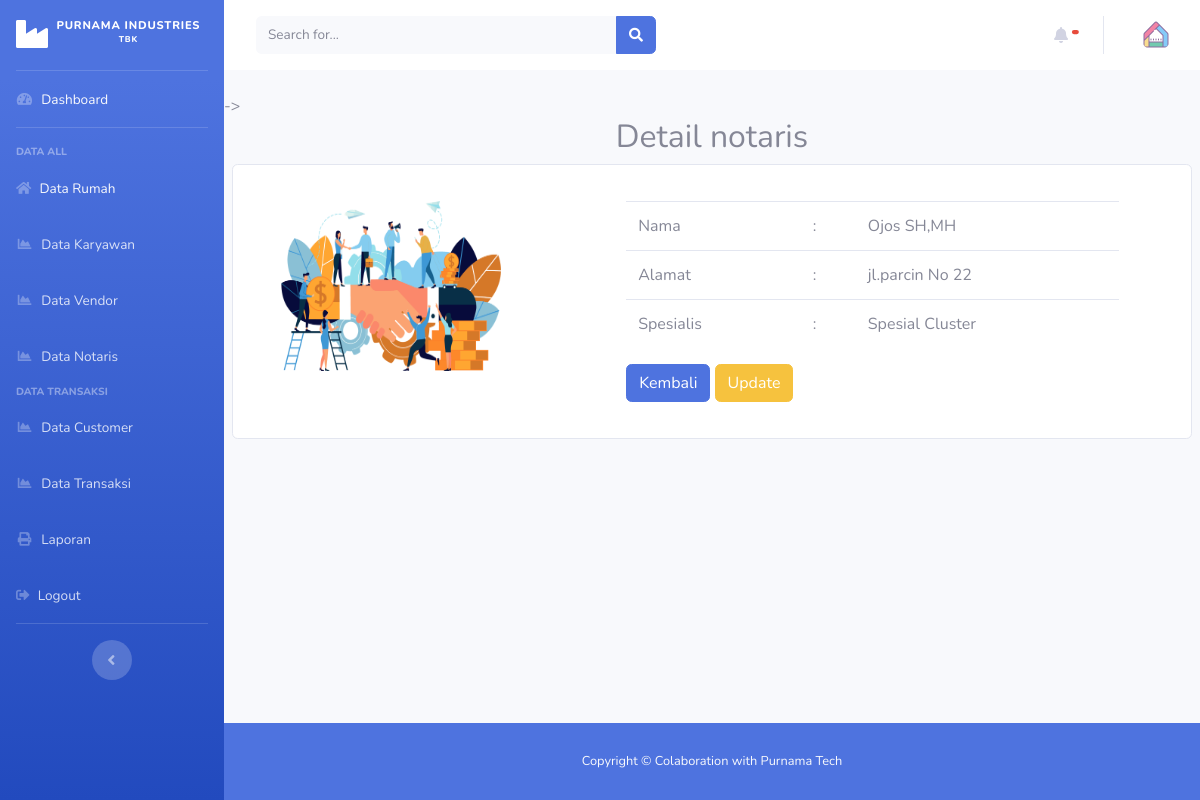
The page /admin/notaris/detail_notaris/2 on the database its author committed.
### tables this page shows
CREATE TABLE `notaris` (
  `id_notaris` int(11) NOT NULL,
  `nama` varchar(20) NOT NULL,
  `alamat` varchar(20) NOT NULL,
  `spesialis` varchar(20) NOT NULL
);

### application/controllers/admin/notaris.php (called while the page is built, shortened)
<?php
class Notaris extends CI_Controller
{
    public function detail_notaris($id)
    {
        $detail = $this->kpr_model->detail_notaris($id);
        $data['detail'] = $detail;
        $this->load->view('templates_admin/header');
        $this->load->view('templates_admin/sidebar');
        $this->load->view('notaris/detail_notaris', $data);
        $this->load->view('templates_admin/footer');
    }
}

### index.php (called while the page is built, shortened)
<?php
require_once BASEPATH.'core/CodeIgniter.php';

### application/models/kpr_model.php (called while the page is built, shortened)
<?php
class Kpr_model extends CI_Model
{
    public function detail_notaris($id)
    {
        $query = $this->db->get_where('notaris', array('id_notaris' => $id))->result();
        return $query;
    }
}

### application/views/notaris/detail_notaris.php (the view, shortened to what this page needs)
<div class="main-content">
    <div class="section">
        <div class="section-header">
            <h2 class="text-center">Detail notaris</h2>
        </div>
    </div>
    <?php foreach ($detail as $dt) : ?>
        <div class="card m-2 p-2">
            <div class="card-body">
                <div class="row m-2">
                    <div class="col-md-5">
                        <img width="220px" height="170px" src="<?= base_url('assets/img/gbr2.png') ?> ">
                    </div>
                    <div class="col-md-7">
                        <table class="table">
                            <tr>
                                <td>Nama</td>
                                <td>:</td>
                                <td> <?= $dt->nama; ?> </td>
                            </tr>
                            <tr>
                                <td>Alamat</td>
                                <td>:</td>
                                <td> <?= $dt->alamat ?> </td>
                            </tr>
                            <tr>
                                <td>Spesialis</td>
                                <td>:</td>
                                <td> <?= $dt->spesialis ?> </td>
                            </tr>
                        </table>
                        <a href=" <?= base_url('admin/notaris') ?> " class="btn btn-primary"> Kembali </a>
                        <a href=" <?= base_url('admin/notaris/update_notaris/' . $dt->id_notaris)  ?> " class="btn btn-warning"> Update </a>
                    </div>
                </div>
            </div>
        </div>
    <?php endforeach ?>
</div>

### rows shown on the page
notaris: nama "Ojos SH,MH", alamat "jl.parcin No 22", spesialis "Spesial Cluster"
